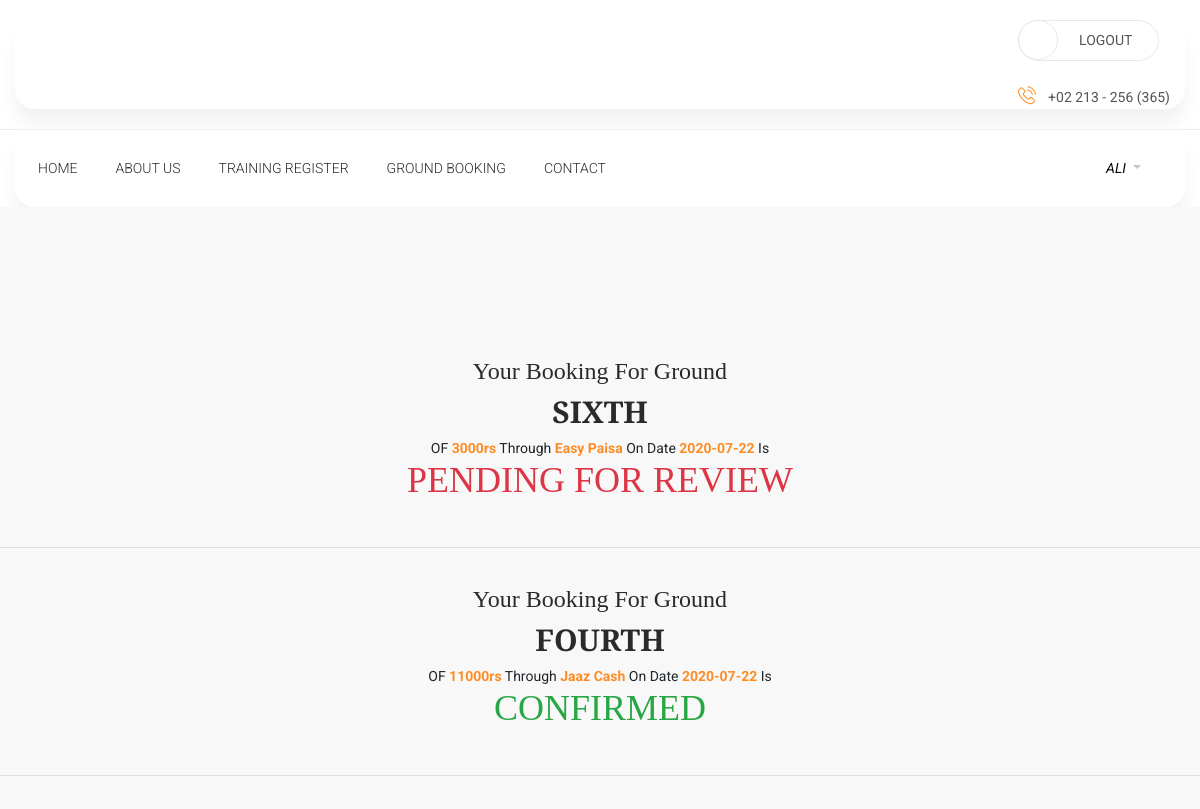
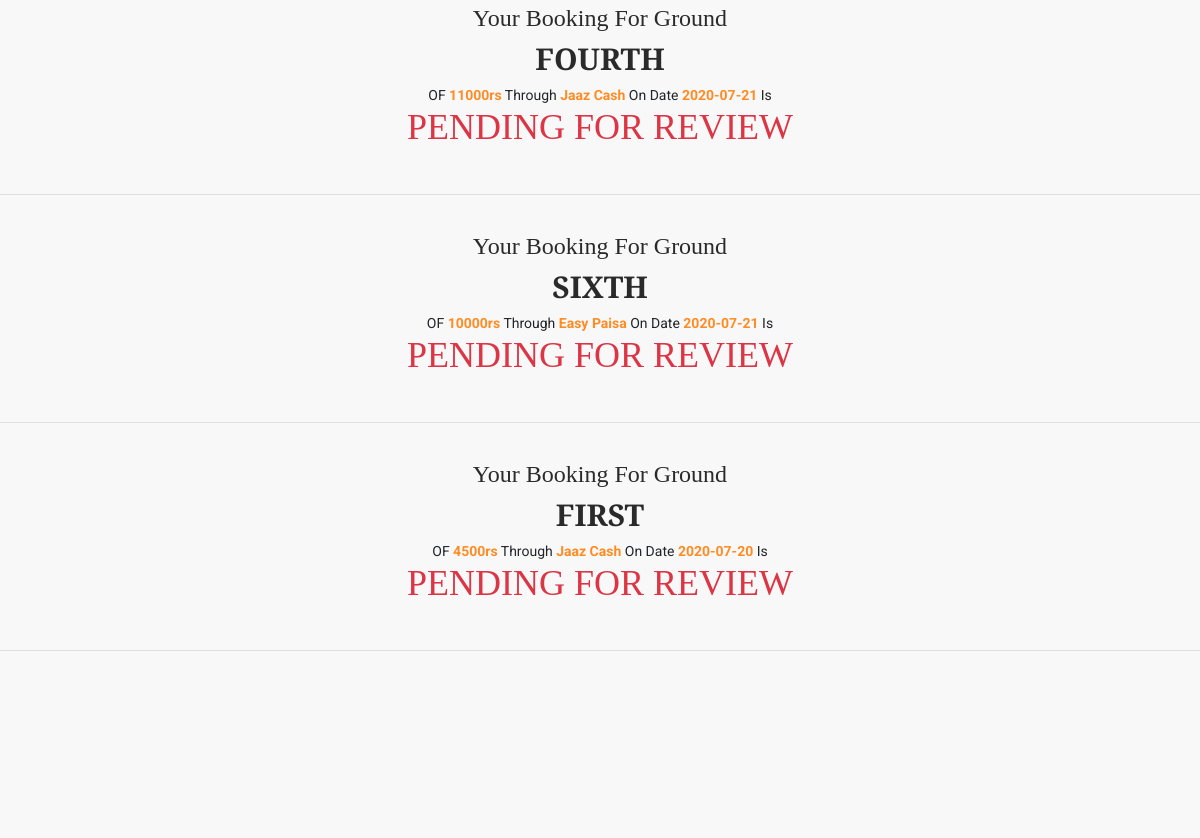
Page /memberGroundInfo.php (signed in) on the earlier database version (2 pictures, top to bottom).
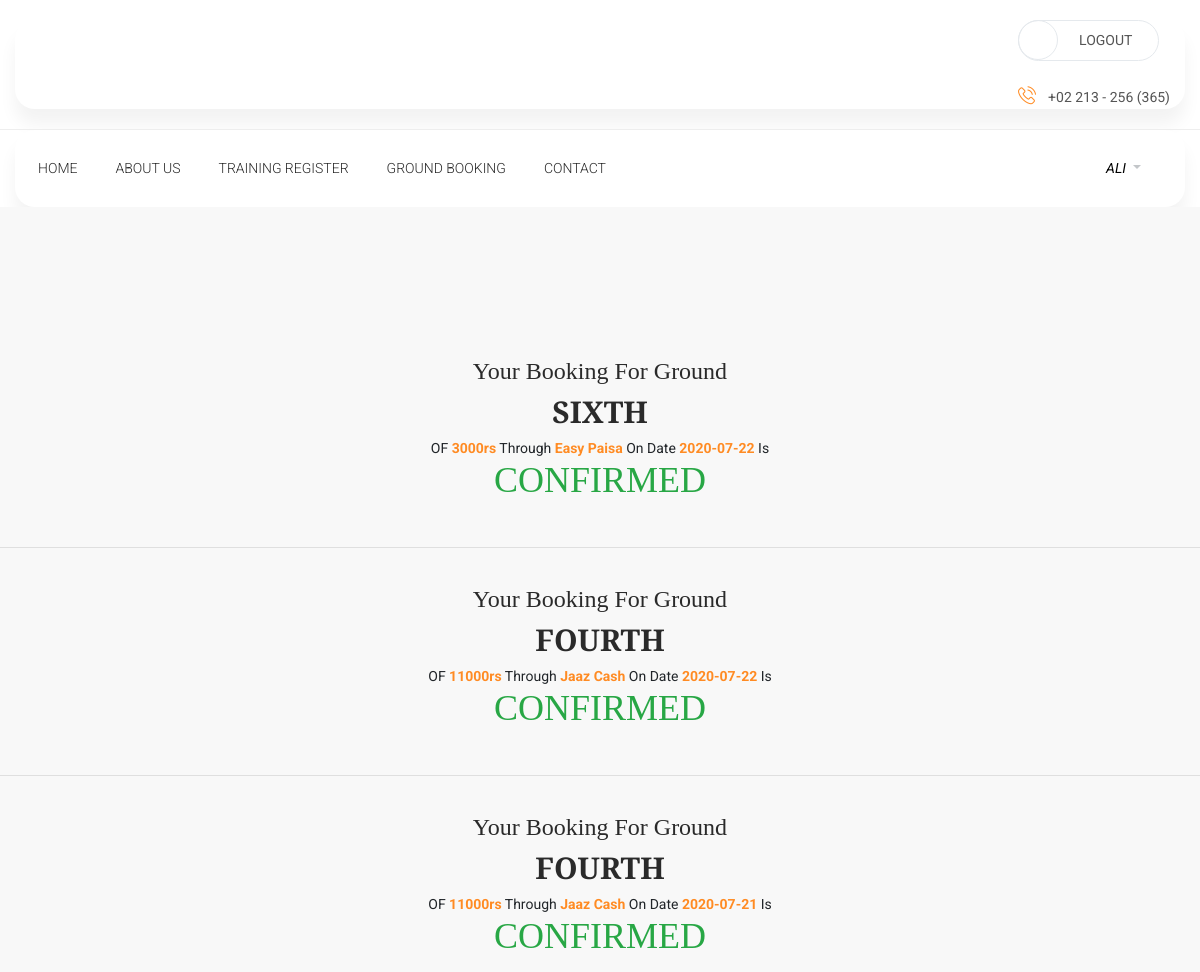
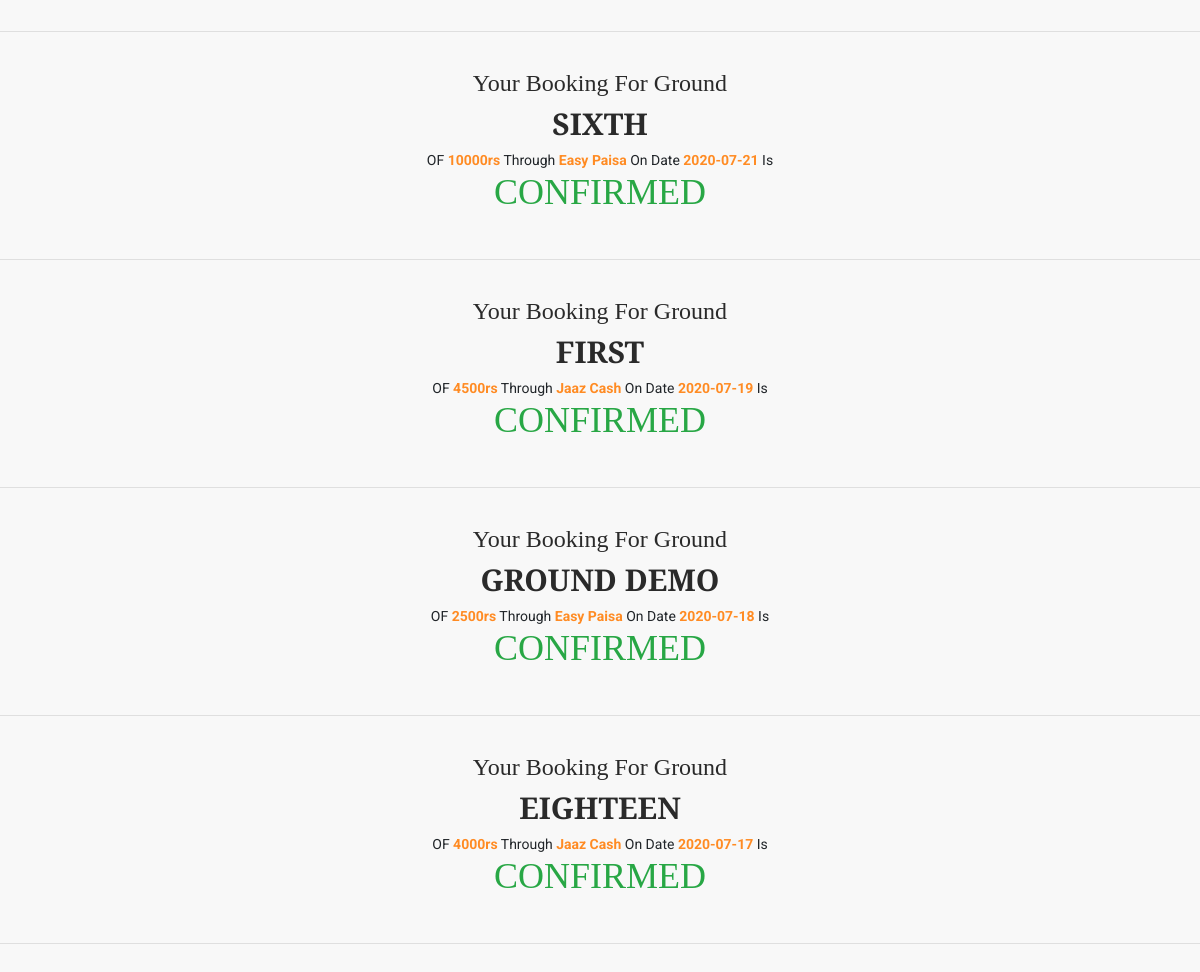
Same page on the later database version (2 pictures, top to bottom).
### tables this page shows
CREATE TABLE `ground_booking` (
  `id` int(11) NOT NULL,
  `ground_code` int(11) NOT NULL,
  `member_code` int(11) NOT NULL,
  `booking_date` date NOT NULL,
  `Day` varchar(15) DEFAULT NULL,
  `Night` varchar(15) DEFAULT NULL,
  `payment_mode` varchar(25) NOT NULL,
  `amount_paid` int(11) NOT NULL,
  `decision` varchar(15) NOT NULL
);

CREATE TABLE `grounds` (
  `ground_code` int(11) NOT NULL,
  `ground_name` varchar(100) NOT NULL,
  `ground_des` varchar(250) NOT NULL,
  `club_code` int(11) NOT NULL,
  `ground_owner` varchar(50) NOT NULL,
  `ground_owner_num` varchar(11) NOT NULL,
  `rent_day` varchar(5) DEFAULT NULL,
  `rent_night` varchar(5) DEFAULT NULL,
  `Day` int(11) NOT NULL,
  `Night` int(11) NOT NULL,
  `available` varchar(10) NOT NULL,
  `status` varchar(10) NOT NULL
);

### memberGroundInfo.php (the view, shortened to what this page needs)
<?php include 'connection.php';
     $q = "SELECT * FROM `ground_booking` WHERE `member_code`='$_SESSION[member_code]' ORDER BY `booking_date` DESC";
     $r = mysqli_query($conn,$q);
?>
<!DOCTYPE html>
<html lang="en">
<head>
    <link rel="stylesheet" href="login/fonts/material-icon/css/material-design-iconic-font.min.css">
    <link rel="stylesheet" href="login/css/mylife.css">
    <?php include 'headerlink.php'; ?>
</head>
<body>
    <?php include 'header.php'; ?>
    <div class="main">
        <div style="text-align: center; text-transform: capitalize; ">
            <?php while ($row = mysqli_fetch_assoc($r)) {?>
                <h3>
                    Your Booking for ground <h2 style="text-transform: uppercase;"><?php
                        $q1 = "SELECT * FROM `grounds` WHERE `ground_code`='$row[ground_code]'";
                        $r1 = mysqli_query($conn,$q1);
                        $row2 = mysqli_fetch_assoc($r1);
                    echo $row2['ground_name']; ?></h2> OF <b><?php echo $row['amount_paid']?>rs</b> Through <b><?php echo $row['payment_mode']?></b> On Date
                    <b><?php echo $row['booking_date']?></b> is
                    <?php if($row['decision'] == "Confirmed") {?>
                        <h1 class="text-success">CONFIRMED</h1>
                    <?php } if($row['decision'] == "Wait") {?>
                        <h1 class="text-danger">PENDING FOR REVIEW</h1>
                    <?php } ?>
                </h3>
                    <br>
                <hr>
                    <br>
                <?php } ?>
        </div>
    </div>
</body>
</html>

Differences in the rows shown:
changed ground_booking (number 1 of 7 on the later page): decision "PENDING FOR REVIEW" → "CONFIRMED"
changed ground_booking (number 3 of 7 on the later page): decision "PENDING FOR REVIEW" → "CONFIRMED"
changed ground_booking (number 4 of 7 on the later page): decision "PENDING FOR REVIEW" → "CONFIRMED"
changed ground_booking "FIRST": booking_date "2020-07-20" → "2020-07-19"; decision "PENDING FOR REVIEW" → "CONFIRMED"
added ground_booking: ground_code.ground_name "GROUND DEMO", amount_paid "2500", payment_mode "Easy Paisa", booking_date "2020-07-18", decision "CONFIRMED"
added ground_booking: ground_code.ground_name "EIGHTEEN", amount_paid "4000", payment_mode "Jaaz Cash", booking_date "2020-07-17", decision "CONFIRMED"
